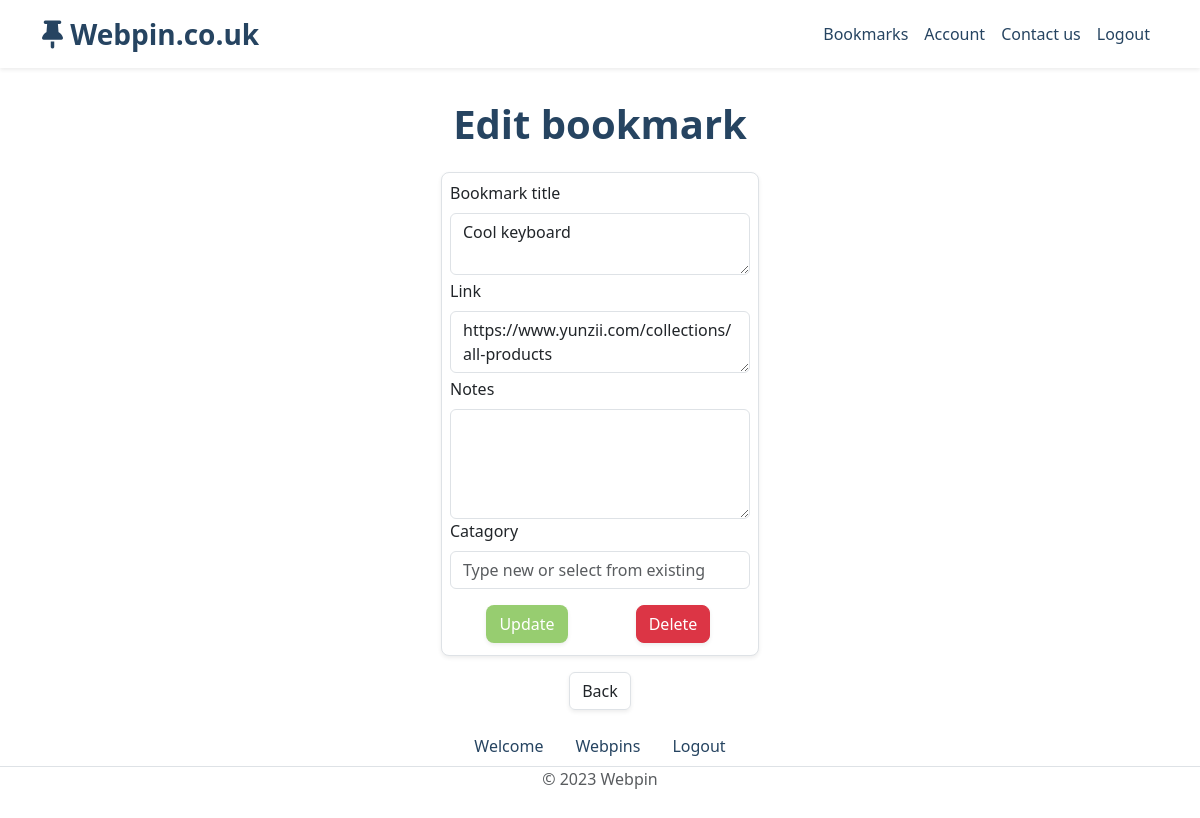
Screenshot of /edit_bookmark/368 (signed in) with the database file from the repository.
### bookmarks_main/models.py (models this page shows, shortened)
class Saved_Bookmarks(models.Model):
    bookmark_title = models.CharField(max_length=500, null=True, blank=False)
    bookmark_address = models.CharField(max_length=1_000)
    bookmark_notes = models.CharField(max_length=100_000, null=True, blank=False)
    bookmark_catagory = models.CharField(max_length=250, null=True, blank=False)
    bookmark_save_date = models.DateTimeField(auto_now_add=True)
    author = models.ForeignKey(User, on_delete=models.CASCADE)

### bookmarks_main/views.py (the view, shortened to what this page needs)
# urls.py: path('edit_bookmark/<str:id>', views.edit_bookmark, name='edit-bookmark'),
@login_required(login_url="/members/login_user")
def edit_bookmark(request, id):
    bookmark_to_edit = Saved_Bookmarks.objects.get(pk=id)
    return render(request, 'bookmarks_main/edit.html', {'bookmark_to_edit':bookmark_to_edit})

### bookmarks_main/templates/bookmarks_main/edit.html (shortened to what this page needs)
{% extends './template.html' %}
{% block content %}
<div class="container pt-3">
	<div class="row">
		<h1 class="text-center fw-bold" style="color: #264461">Edit bookmark</h1>
	</div>
	<div class="row">
		<div class="col-12 d-flex justify-content-center">
		    <form method="post">
	                <div class="bg-light p-2 mt-3 rounded-3 border bg-white shadow-sm">
						<label class="form-label">Bookmark title</label>
						<textarea name="new_bookmark_title" class="form-control">{{bookmark_to_edit.bookmark_title}}</textarea>
						<label class="form-label mt-1">Link</label>
						<textarea name="new_bookmark_address" class="form-control">{{bookmark_to_edit.bookmark_address}}</textarea>
						<label class="form-label mt-1">Notes</label>
	                    <textarea name="new_bookmark_notes" rows="4" cols="28" class="form-control">{{bookmark_to_edit.bookmark_notes}}</textarea>
						<label class="form-label">Catagory</label>
                        <input name="new_bookmark_catagory" class="form-control" list="datalistOptions" placeholder="Type new or select from existing" value="{{bookmark_to_edit.bookmark_catagory}}">
						<div class="row mt-3 ms-1 me-1">
							<div class="col-sm-12 col-lg-6 d-flex justify-content-center mb-1">
								<input class="btn rounded-3 shadow-sm" style="background-color: rgb(151,205,112); color:white;" type="submit" name="submit_edit_selected_bookmark" value="Update">
							</div>
							<div class="col-sm-12 col-lg-6 d-flex justify-content-center mb-1">
								<button class="btn rounded-3 btn-danger shadow-sm" type="button" data-bs-toggle="modal" data-bs-target="#DeleteBookmarkModal">Delete</button>
							</div>
						</div>
	                </div>
	        </form>
    	</div>
	</div>
	<div class="row">
		<div class="col-12 d-flex justify-content-center">
			<a href="{% url 'home-page' %}" class="btn btn-white border shadow-sm mt-3">Back</a>
		</div>
	</div>
</div>
{% endblock %}

### rows the page displays
Saved_Bookmarks: new_bookmark_title "Cool keyboard", new_bookmark_address "https://www.yunzii.com/collections/all-products"
